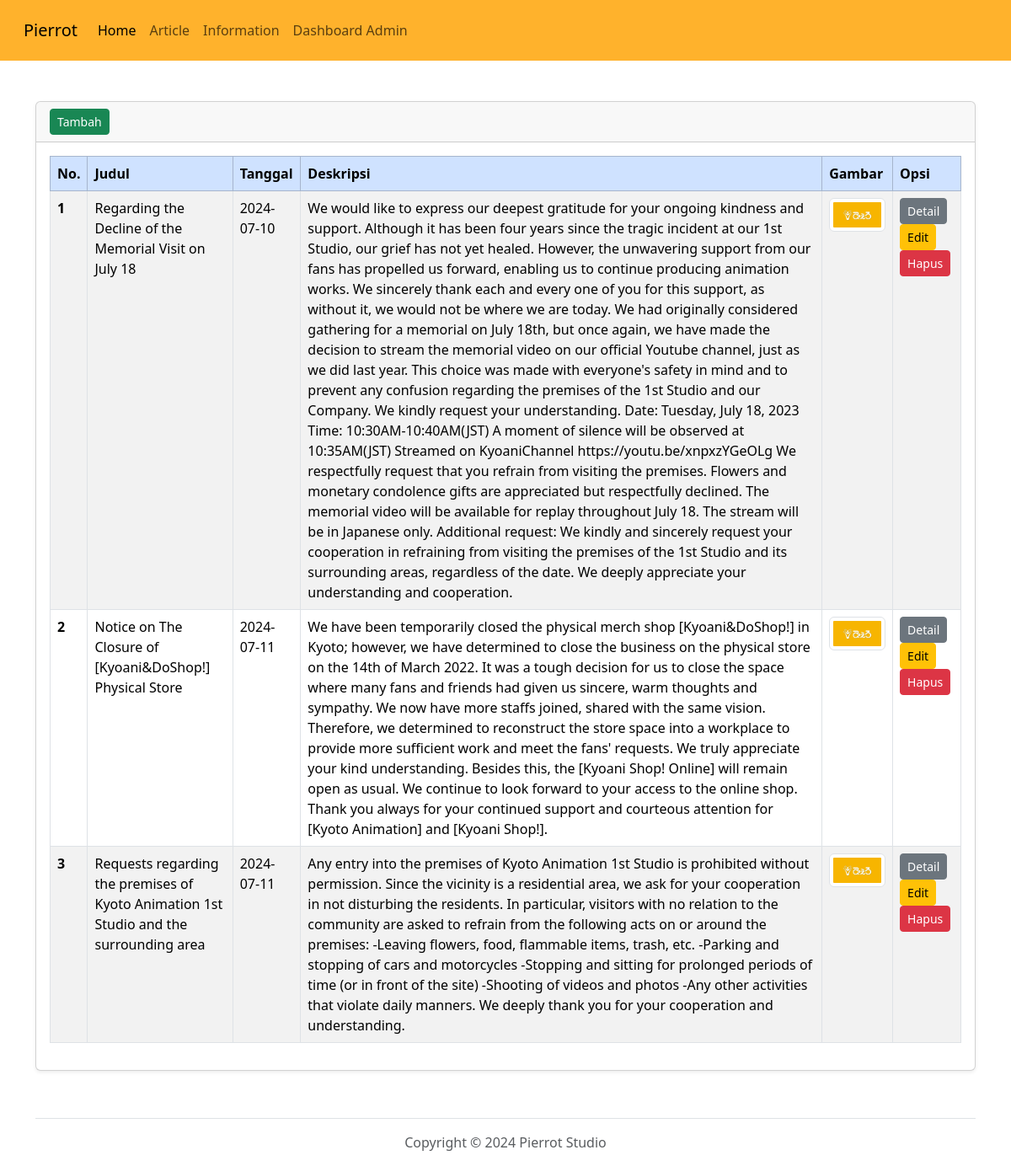
The page /informasi.php (signed in) on the database its author committed.
### tables this page shows
CREATE TABLE `informasi` (
  `id` int(11) NOT NULL,
  `judul` varchar(100) NOT NULL,
  `tanggal` date NOT NULL,
  `deskripsi` text NOT NULL,
  `gambar` varchar(255) NOT NULL
);

### informasi.php (the view, shortened to what this page needs)
<!DOCTYPE html>
<html lang="id">
<head>
    <link href="https://cdn.jsdelivr.net/npm/bootstrap@5.3.3/dist/css/bootstrap.min.css" rel="stylesheet" />
</head>
<body>
    <?php include 'navbar.php'; ?>
    <div class="container mt-5">
        <div class="card shadow-sm">
            <div class="card-header">
                <a href="informasi-tambah.php" class="btn btn-sm btn-success"><i class="fas fa-plus fa-fw"></i> Tambah</a>
            </div>
            <div class="card-body">
                <div class="table-responsive">
                    <table class="table table-bordered table-striped table-hover" id="tbl_paket_wisata">
                        <thead class="table-primary">
                            <tr>
                                <th scope="col">No.</th>
                                <th scope="col">Judul</th>
                                <th scope="col">Tanggal</th>
                                <th scope="col">Deskripsi</th>
                                <th scope="col">Gambar</th>
                                <th scope="col">Opsi</th>
                            </tr>
                        </thead>
                        <tbody>
                            <?php
                            include 'koneksi.php';
                            $no = 1;
                            $artikel = mysqli_query($koneksi, "SELECT * FROM informasi");
                            foreach ($artikel as $pwi) {
                            ?>
                                <tr>
                                    <th scope="row"><?= $no++; ?></th>
                                    <td><?= $pwi['judul']; ?></td>
                                    <td><?= $pwi['tanggal']; ?></td>
                                    <td><?= $pwi['deskripsi']; ?></td>
                                    <td><img src="img/<?= $pwi['gambar']; ?>" class="img-thumbnail" width="150"></td>
                                    <td>
                                        <a href="paketwisata-detail?id=<?= $pwi['id']; ?>" class="btn btn-sm btn-secondary"><i class="fas fa-portrait fa-fw"></i> Detail</a>
                                        <a href="informasi-edit.php?id=<?= $pwi['id']; ?>" class="btn btn-sm btn-warning"><i class="fas fa-pen fa-fw"></i> Edit</a>
                                        <a href="informasi-hapus.php?id=<?= $pwi['id']; ?>" class="btn btn-sm btn-danger"><i class="fas fa-pen fa-fw"></i> Hapus</a>
                                    </td>
                                </tr>
                            <?php } ?>
                        </tbody>
                    </table>
                </div>
            </div>
        </div>
    </div>
    <div class="container">
        <footer class="pt-3 mt-4">
            <div class="border-bottom pb-3 mb-3"></div>
            <p class="text-center text-body-secondary">Copyright &copy; 2024 Pierrot Studio</p>
        </footer>
    </div>
</body>
</html>

### rows shown on the page
informasi: judul "Regarding the Decline of the Memorial Visit on July 18", tanggal "2024-07-10", deskripsi "We would like to express our deepest gratitude for your ongoing kindness and support. Although it has been four years since the tragic incident at our 1st Studio, our grief has not yet healed. However, the unwavering support from our fans has propelled us forward, enabling us to continue producing animation works. We sincerely thank each and every one of you for this support, as without it, we would not be where we are today. We had originally considered gathering for a memorial on July 18th, but once again, we have made the decision to stream the memorial video on our official Youtube channel, just as we did last year. This choice was made with everyone's safety in mind and to prevent any…", gambar (picture)
informasi: judul "Notice on The Closure of [Kyoani&DoShop!] Physical Store", tanggal "2024-07-11", deskripsi "We have been temporarily closed the physical merch shop [Kyoani&DoShop!] in Kyoto; however, we have determined to close the business on the physical store on the 14th of March 2022. It was a tough decision for us to close the space where many fans and friends had given us sincere, warm thoughts and sympathy. We now have more staffs joined, shared with the same vision. Therefore, we determined to reconstruct the store space into a workplace to provide more sufficient work and meet the fans' requests. We truly appreciate your kind understanding. Besides this, the [Kyoani Shop! Online] will remain open as usual. We continue to look forward to your access to the online shop. Thank you always…", gambar (picture)
informasi: judul "Requests regarding the premises of Kyoto Animation 1st Studio and the surrounding area", tanggal "2024-07-11", deskripsi "Any entry into the premises of Kyoto Animation 1st Studio is prohibited without permission. Since the vicinity is a residential area, we ask for your cooperation in not disturbing the residents. In particular, visitors with no relation to the community are asked to refrain from the following acts on or around the premises: -Leaving flowers, food, flammable items, trash, etc. -Parking and stopping of cars and motorcycles -Stopping and sitting for prolonged periods of time (or in front of the site) -Shooting of videos and photos -Any other activities that violate daily manners. We deeply thank you for your cooperation and understanding.", gambar (picture)
